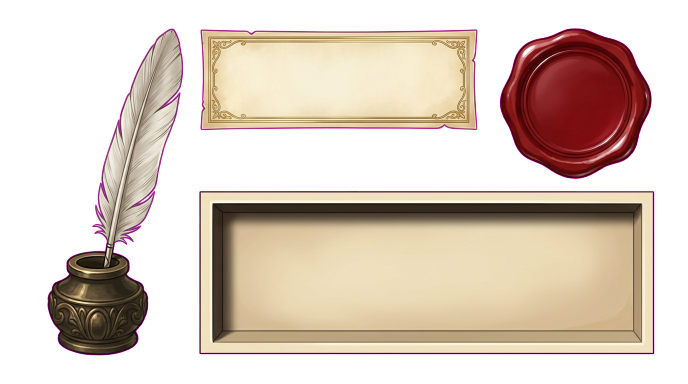
#> input picture extensions/AnimusForge.DialogueUI/work/atlas2_extracted.png, 1376 x 768 px, given in place of image_d53942f109fe49b8b7bb96750a9c9d84.jpg, which was not available (shown at 1/2 size)
$ python prepare_controls.py
#> lines starting #> are read from the running program, lines starting #| are printed output that depends on the picture; after the words box and inside, x2 and y2 are one past the last pixel; in counts of white or black regions, pixels touching at a corner belong together; pictures that were not available may be replaced by others from this repository, and a replacement may not be noted
#!/usr/bin/env python3
"""Slice the generated DialogueUI control sheet into runtime sprites.

The generation relay paints the four controls on a solid magenta backdrop; this
script chroma-keys the backdrop, auto-crops each connected component, normalises
nine-slice borders, and writes the afdui_* sprites plus hover/pressed variants.
No network access or image generation occurs in this script.
"""
from __future__ import annotations

import argparse
import hashlib
import json
from collections import deque
from pathlib import Path

from PIL import Image, ImageEnhance, ImageFilter

ROOT = Path(__file__).resolve().parents[1]
SPRITES = ROOT / "GUI" / "SpriteParts"
WORK = ROOT / "work"
SOURCE = ROOT / "outputs" / "image_d53942f109fe49b8b7bb96750a9c9d84.jpg"
RESAMPLE = Image.Resampling.LANCZOS


def sha256(path: Path) -> str:
    return hashlib.sha256(path.read_bytes()).hexdigest()


def alpha_mask(image: Image.Image) -> Image.Image:
    """Magenta chroma key with 1px erosion and soft edge anti-aliasing."""
    rgb = image.convert("RGB")
    px = rgb.load()
    mask = Image.new("L", rgb.size)
    mp = mask.load()
    for y in range(rgb.height):
        for x in range(rgb.width):
            r, g, b = px[x, y]
            if r > 150 and b > 150 and r - g > 80 and b - g > 80:
                mp[x, y] = 0
            else:
                mp[x, y] = 255
    mask = mask.filter(ImageFilter.MinFilter(3))
    return mask.filter(ImageFilter.GaussianBlur(1.1))


def components(mask: Image.Image):
    """Opaque connected components, largest first; drops specks under 400px."""
    w, h = mask.size
    mp = mask.load()
    seen = bytearray(w * h)
    found = []
    for y in range(h):
        for x in range(w):
            i = y * w + x
            if seen[i] or mp[x, y] < 128:
                continue
            queue = deque([(x, y)])
            seen[i] = 1
            comp = []
            while queue:
                cx, cy = queue.popleft()
                comp.append((cx, cy))
                for nx, ny in ((cx - 1, cy), (cx + 1, cy), (cx, cy - 1), (cx, cy + 1)):
                    if 0 <= nx < w and 0 <= ny < h:
                        ni = ny * w + nx
                        if not seen[ni] and mp[nx, ny] >= 128:
                            seen[ni] = 1
                            queue.append((nx, ny))
            found.append(comp)
    found.sort(key=len, reverse=True)
    return [c for c in found if len(c) >= 400]


def crop_component(image: Image.Image, mask: Image.Image, comp) -> Image.Image:
    xs = [p[0] for p in comp]
    ys = [p[1] for p in comp]
    box = (min(xs), min(ys), max(xs) + 1, max(ys) + 1)
    cut = image.convert("RGBA").crop(box)
    cut.putalpha(mask.crop(box))
    return cut


def nine_slice(source: Image.Image, size, source_border: int, output_border: int) -> Image.Image:
    sw, sh = source.size
    w, h = size
    sx = [0, source_border, sw - source_border, sw]
    sy = [0, source_border, sh - source_border, sh]
    dx = [0, output_border, w - output_border, w]
    dy = [0, output_border, h - output_border, h]
    out = Image.new("RGBA", (w, h))
    for row in range(3):
        for col in range(3):
            tile = source.crop((sx[col], sy[row], sx[col + 1], sy[row + 1]))
            tile = tile.resize((dx[col + 1] - dx[col], dy[row + 1] - dy[row]), RESAMPLE)
            out.alpha_composite(tile, (dx[col], dy[row]))
    return out


def save_sprite(name: str, image: Image.Image, descriptions, description: str, border=None):
    path = SPRITES / (name + ".png")
    image.save(path, optimize=True)
    descriptions.append({"name": name, "path": str(path.relative_to(ROOT)).replace("\\", "/"),
                         "width": image.width, "height": image.height,
                         "nine_slice_border": border, "description": description,
                         "sha256": sha256(path)})


def main():
    parser = argparse.ArgumentParser(description=__doc__)
    parser.add_argument("--source", type=Path, default=SOURCE)
    args = parser.parse_args()
    SPRITES.mkdir(parents=True, exist_ok=True)
    WORK.mkdir(parents=True, exist_ok=True)

    sheet = Image.open(args.source)
#> sheet is the input picture: PIL image 1376x768 RGBA; mean R, G, B, A 219, 82.3, 190.9, 131.7
    mask = alpha_mask(sheet)
#> in alpha_mask, `mask = Image.new("L", rgb.size)`: mask: PIL image 1376x768 L; every value is 0
#> in alpha_mask, `mask = mask.filter(ImageFilter.MinFilter(3))`:
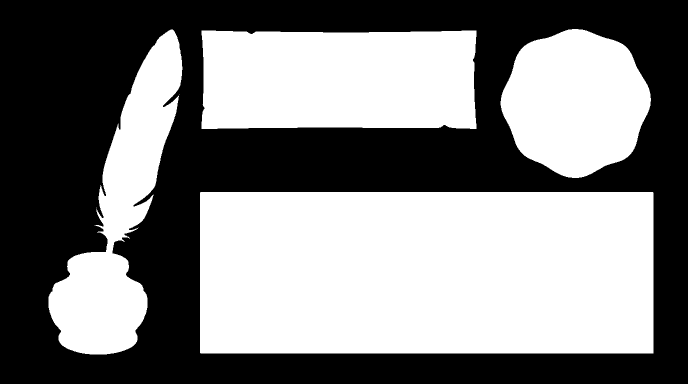
#> mask: PIL image 1376x768 L (shown at 1/2 size); 50.4% white; 1 black region, box (x1, y1, x2, y2) and area: (0, 0, 1376, 768) 523676
    parts = components(mask)
#> parts = 4 items
    if len(parts) < 4:
        raise SystemExit("Expected 4 controls on the sheet, found %d" % len(parts))
    crops = [crop_component(sheet, mask, c) for c in parts[:4]]
#> in crop_component (call 2), `xs = [p[0] for p in comp]`: xs = 104790 items
#> in crop_component (call 2), `box = (min(xs), min(ys), max(xs) + 1, max(ys) + 1)`: box = (403, 61, 953, 258)
#> in crop_component (call 2), `cut.putalpha(mask.crop(box))`:
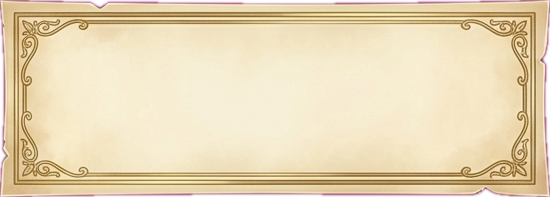
#> cut: PIL image 550x197 RGBA; mean R, G, B, A 230.5, 208.8, 178.7, 246.4; transparent parts drawn white
#> in crop_component (call 3), `xs = [p[0] for p in comp]`: xs = 68745 items
#> in crop_component (call 3), `box = (min(xs), min(ys), max(xs) + 1, max(ys) + 1)`: box = (97, 59, 365, 709)
#> in crop_component (call 3), `cut.putalpha(mask.crop(box))`:
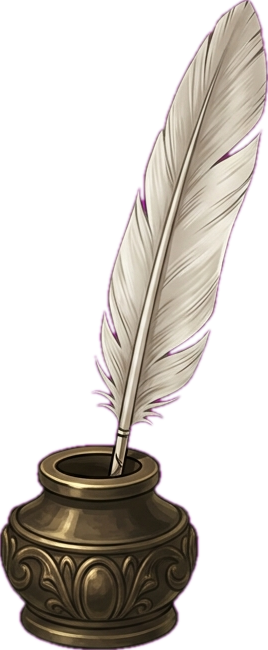
#> cut: PIL image 268x650 RGBA; mean R, G, B, A 204.2, 50.5, 191.4, 100.6; transparent parts drawn white
#> in crop_component (call 4), `xs = [p[0] for p in comp]`: xs = 66580 items
#> in crop_component (call 4), `box = (min(xs), min(ys), max(xs) + 1, max(ys) + 1)`: box = (1001, 58, 1302, 356)
#> in crop_component (call 4), `cut.putalpha(mask.crop(box))`:
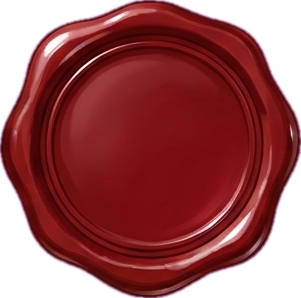
#> cut: PIL image 301x298 RGBA; mean R, G, B, A 152.9, 19.8, 82.6, 189.2; transparent parts drawn white
#> crops = 4 items
    for i, c in enumerate(crops):
        c.save(WORK / ("control-%d.png" % i))
#> this loop made 4 passes

    descriptions = []
    # Largest first: parchment button plaque, walnut name plate, scroll handle, bronze pip.
    plate = nine_slice(crops[0], (256, 128), 64, 22)
#> in nine_slice, `out = Image.new("RGBA", (w, h))`: out: PIL image 256x128 RGBA; every value is 0
#> after the loop in nine_slice, `for row in range(3):`:
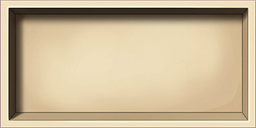
#> out: PIL image 256x128 RGBA; mean R, G, B, A 202.1, 184, 152.1, 254.2; transparent parts drawn white
    save_sprite("afdui_button_plate_normal", plate, descriptions,
                "Parchment answer/button plaque with engraved gold rim.", 22)
    save_sprite("afdui_button_plate_hover", ImageEnhance.Brightness(plate).enhance(1.18), descriptions,
                "Highlighted parchment plaque state.", 22)
    save_sprite("afdui_button_plate_pressed", ImageEnhance.Brightness(plate).enhance(0.75), descriptions,
                "Pressed parchment plaque state.", 22)

    plate_img = crops[1]
    plate_img = plate_img.resize((626, 86), RESAMPLE)
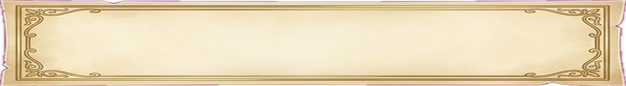
#> plate_img: PIL image 626x86 RGBA; mean R, G, B, A 228.4, 208.8, 176.7, 246.5; transparent parts drawn white
    save_sprite("afdui_nameplate", plate_img, descriptions,
                "Dark walnut speaker-name banner with bronze trim; fixed-size use.")

    handle = crops[2]
    handle = handle.resize((round(handle.width * 112 / handle.height), 112), RESAMPLE)
    save_sprite("afdui_scroll_handle", handle, descriptions,
                "Ornate bronze scrollbar grip; drawn at small fixed sizes.")

    pip = crops[3]
    side = min(pip.width, pip.height)
#> side = 298
    cx, cy = pip.width / 2, pip.height / 2
#> cx = 150.5; cy = 149
    pip = pip.crop((round(cx - side / 2), round(cy - side / 2), round(cx + side / 2), round(cy + side / 2)))
    pip = pip.resize((44, 44), RESAMPLE)
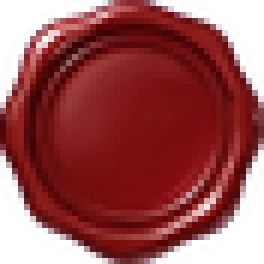
#> pip: PIL image 44x44 RGBA (shown 6 times larger); mean R, G, B, A 98.4, 20.5, 23.4, 191.1; transparent parts drawn white
    save_sprite("afdui_persuasion_dot", pip, descriptions,
                "Bronze persuasion progress pip replacing the tinted white circle.")

    manifest = WORK / "controls-manifest.json"
    manifest.write_text(json.dumps(descriptions, indent=2, ensure_ascii=False), encoding="utf-8")
    for d in descriptions:
        print(d["name"], d["width"], "x", d["height"], "border", d["nine_slice_border"])


if __name__ == "__main__":
    main()
